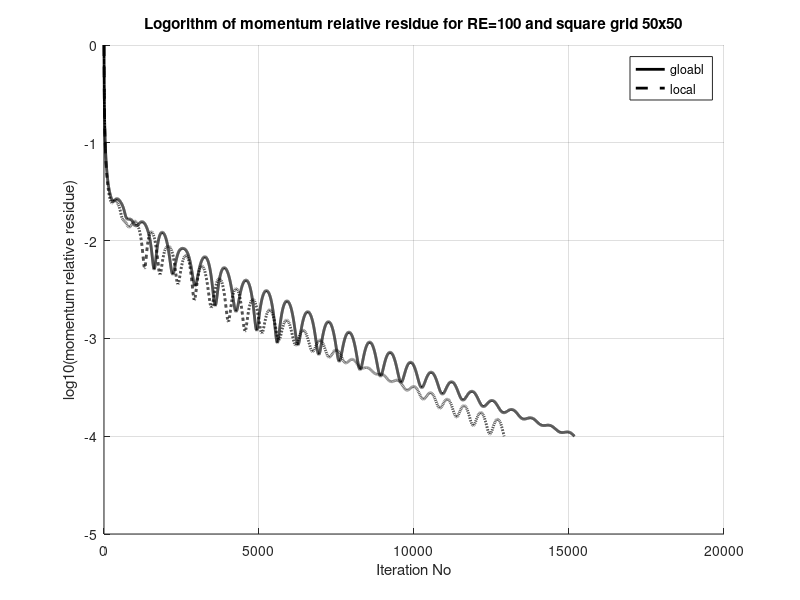
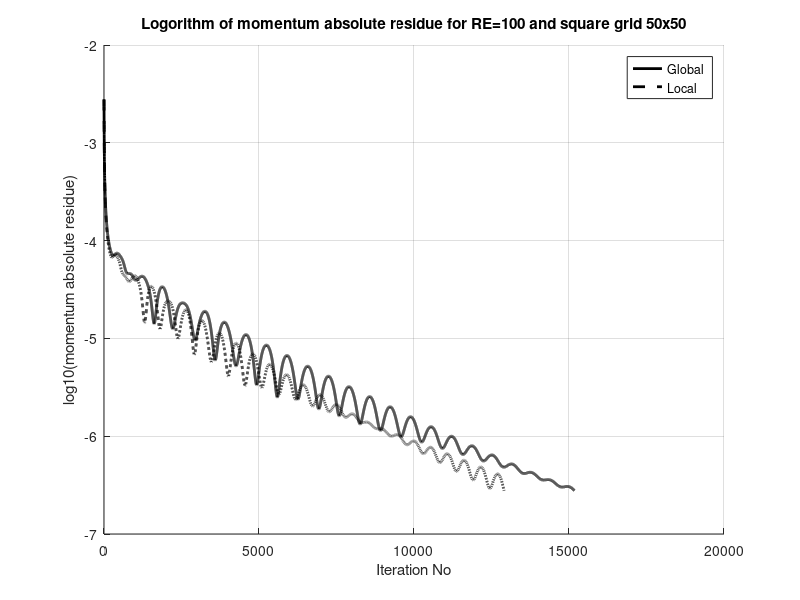

Reproduce these figures in MATLAB, in order.
clc
close all
clear all

fileID = fopen('re_100_50_50_local.dat','r');
formatSpec = '%lf %lf %lf %lf %lf';
sizeA = [5 Inf];
A50 = fscanf(fileID,formatSpec,sizeA);
fclose(fileID);
A50=A50'
iter_tvd=A50(:,1);
mom_rr_tvd=A50(:,2);
mom_ar_tvd=A50(:,3);
mom_ar_tvd=log10(abs(mom_ar_tvd));
mass_rr_tvd=A50(:,4);
mass_ar_tvd=A50(:,5);

fileID = fopen('global_file.txt','r');
formatSpec = '%lf %lf %lf %lf %lf';
sizeA = [5 Inf];
A60 = fscanf(fileID,formatSpec,sizeA);
fclose(fileID);
A60=A60';
iter_tvdtg=A60(:,1);
mom_rr=A60(:,2);
mom_ar=A60(:,3);
mom_ar=log10(abs(mom_ar));
mass_rr=A60(:,4);
mass_ar=A60(:,5);

fig=figure('Name',['Logorithm of momemtum reative residue']);
title(['Logorithm of momentum relative residue for RE=100 and square grid 50x50']);
xlabel('Iteration No')
ylabel('log10(momentum relative residue)')
hold on
plot(iter_tvdtg,mom_rr,'color','k','LineWidth',2);
hold on
plot(iter_tvd,mom_rr_tvd,'--','color','k','LineWidth',2);
hold on
grid on
hold on
hleg1 = legend('gloabl ','local');
set(hleg1,'Location','NorthEast')


fig=figure('Name',['Logorithm of momemtum absolute residue']);
title(['Logorithm of momentum absolute residue for RE=100 and square grid 50x50']);
xlabel('Iteration No')
ylabel('log10(momentum absolute residue)')
hold on
plot(iter_tvdtg,mom_ar,'color','k','LineWidth',2);
hold on
plot(iter_tvd,mom_ar_tvd,'--','color','k','LineWidth',2);
hold on
grid on
hold on
hleg1 = legend('Global ','Local');
set(hleg1,'Location','NorthEast')





